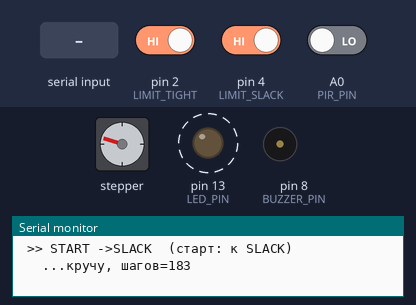
Bench run of a program on a simulated Arduino Uno, built with avr-gcc and run on an emulated ATmega328P. Parts: stepper motor, output pins drawn as LEDs (lit = HIGH), buzzer (waves = sounding, pin HIGH), the last lines printed to the serial monitor. Wiring (inferred from the names in the program): stepper motor driver (200 steps per turn assumed): step A1; direction A2; enable A3. Dashed ring = blinking. The inputs (shaded band) are chosen by the test bench; at power-on: pin 4 (LIMIT_SLACK) HIGH, pin 2 (LIMIT_TIGHT) HIGH, A0 (PIR_PIN) LOW. Pins used as bus, display or sensor lines are not drawn.

Above: at 1.7 s.
1.8 s: byte 102 ('f') received over Serial
At 2.15 s:
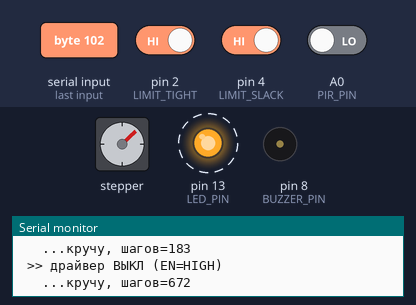
4.8 s: pin 4 (LIMIT_SLACK) driven LOW
At 5.27 s:
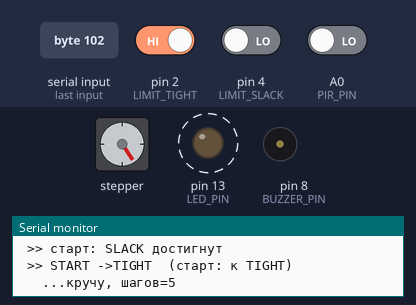
7.8 s: "k\n" received over Serial
10.8 s: pin 2 (LIMIT_TIGHT) driven LOW
At 13.0 s:
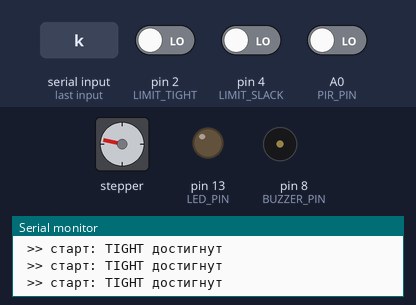
13.8 s: pin 2 (LIMIT_TIGHT) driven HIGH
At 14.35 s:
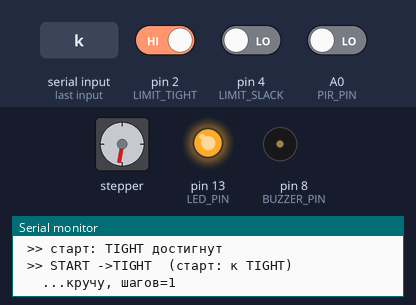
16.8 s: byte 101 ('e') received over Serial
Timing chart, 0 to 26.8 s (numbered marks = the images above; inputs shaded):
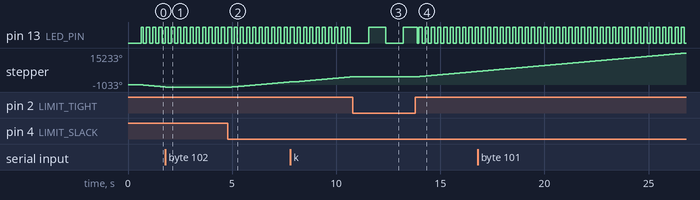

Measured:
- after the input at 1.8 s, stepper: stops changing and stays -1033°
- after the input at 4.8 s, stepper: keeps turning clockwise at about 873°/s, starting after 0.19 s
- after the input at 10.8 s, stepper: stops changing and stays 3882°
- after the input at 13.8 s, stepper: keeps turning clockwise at about 871°/s, starting after 0.07 s
- by itself, pin 13 (LED_PIN): alternates HIGH for 0.15 s and LOW for 0.15 s
- by itself, stepper: keeps turning counter-clockwise at about 882°/s

The program:

main.cpp
```cpp
/*
 * AutoRack — v2: автомат по PIR (Arduino Uno + NEMA 17 / DRV8825)
 * ==================================================================
 * Поведение простое, без таймеров ожидания:
 *
 *   PIR чувствует движение  -> крутим к TIGHT, пока не нажмётся D2 -> стоп
 *   PIR = тишина            -> крутим к SLACK, пока не нажмётся D4 -> стоп
 *
 * То есть: человек подошёл — пружина натянулась (крючки разъехались),
 * человек ушёл — пружина ослабла (крючки съехались).
 *
 * Отличие от mvp_rack: там был HOLD (30 с тишины) и HOME при старте.
 * Здесь этого нет — реагируем на PIR напрямую.
 *
 * Остановка — ТОЛЬКО по концевику. Дошли до нужного микрика: драйвер
 * обесточивается (мотор не греется, ничего не жжёт).
 *
 * Плюс ручные команды, чтобы вмешаться при отладке:
 *   t = крутить к TIGHT    k = крутить к SLACK
 *   s = СТОП               p = состояние микриков/PIR
 *   e = драйвер ВКЛ        f = драйвер ВЫКЛ
 *   a = авто-режим ВКЛ     m = авто-режим ВЫКЛ (только ручные команды)
 *
 * ------------------------------------------------------------------
 * РАСПИНОВКА (как в v1, не меняем):
 *   STEP        -> A1
 *   DIR         -> A2
 *   EN          -> A3      LOW = драйвер включён
 *   LIMIT_TIGHT -> D2      INPUT_PULLUP, микрик на GND, LOW = нажат
 *   LIMIT_SLACK -> D4      INPUT_PULLUP, микрик на GND, LOW = нажат
 *   BUZZER      -> D8
 *   LED         -> D13
 *   PIR OUT     -> A0
 *
 * Прошивка (из папки v2):
 *   pio run -t upload
 *   pio device monitor
 *
 * Серийный монитор: 9600, шли буквы + Enter.
 */

#include <Arduino.h>

// ================== КОНСТАНТЫ ==================
static const unsigned int  STEP_DELAY_US    = 2000;     // мкс/шаг
static const unsigned long PIR_WINDOW_MS    = 1000UL;  // окно голосования за движение
static const unsigned long PIR_HOLDOFF_MS   = 800UL;    // антидребезг одного импульса
static const unsigned long LIMIT_TIMEOUT_MS = 30000UL;  // авто-стоп, если микрик не нажался
static const unsigned long STATUS_PERIOD_MS = 1000UL;   // "живой" лог во время движения

// ================== ПИНЫ ==================
#define stepPin       A1
#define dirPin        A2
#define ena           A3
#define LIMIT_TIGHT   2
#define LIMIT_SLACK   4
#define BUZZER_PIN    8
#define LED_PIN       13
#define PIR_PIN       A0

// ================== СОСТОЯНИЕ ==================
enum Dir { DIR_IDLE, DIR_TO_TIGHT, DIR_TO_SLACK };

Dir            mode         = DIR_IDLE;   // что мотор делает сейчас
unsigned long  modeStartedMs= 0;
unsigned long  lastStepUs   = 0;
unsigned long  stepCount    = 0;
unsigned long  lastStatusMs = 0;
bool           modeDone     = false;      // true = последнее движение завершилось (стоп)

bool           autoMode     = true;       // PIR управляет мотором?
bool           motionNow    = false;      // итоговое решение: есть движение?

// --- Стартовый прогон: сначала к SLACK, потом к TIGHT, только затем авто ---
bool           startRun      = true;      // true = идёт стартовый прогон
int            startPhase    = 0;         // 0 = едем к SLACK, 1 = едем к TIGHT, 2 = готово

// PIR: голосование за окно PIR_WINDOW_MS.
// Интегратор: HIGH добавляет dt, LOW вычитает dt.
// motionNow = (integrator > 0) => за последние ~10 с движения БОЛЬШЕ, чем тишины.
int            pirRaw       = LOW;        // сырое состояние пина
unsigned long  pirRawSince  = 0;          // когда сырое состояние изменилось
long           pirIntegrator= 0;          // в мс, ограничен [-WINDOW ; +WINDOW]
unsigned long  pirLastSampleMs = 0;       // для расчёта dt

// ================== ХЕЛПЕРЫ ==================
void motorEnable(bool on) {
  digitalWrite(ena, on ? LOW : HIGH);
}

void stepOnce() {
  digitalWrite(stepPin, HIGH);
  delayMicroseconds(3);
  digitalWrite(stepPin, LOW);
  stepCount++;
}

void printState() {
  Serial.print(F("   TIGHT(D2)="));
  Serial.print(digitalRead(LIMIT_TIGHT) == LOW ? F("НАЖАТ") : F("отпущен"));
  Serial.print(F("   SLACK(D4)="));
  Serial.print(digitalRead(LIMIT_SLACK) == LOW ? F("НАЖАТ") : F("отпущен"));
  Serial.print(F("   PIR="));
  Serial.print(motionNow ? F("ДВИЖЕНИЕ") : F("тишина"));
  Serial.print(F("  (баланс "));
  Serial.print(pirIntegrator / 1000);
  Serial.print(F("/"));
  Serial.print((long)PIR_WINDOW_MS / 1000);
  Serial.print(F("с)"));
  Serial.print(F("   auto="));
  Serial.println(autoMode ? F("ВКЛ") : F("ВЫКЛ"));
}

// Запуск движения в заданную сторону (с обесточиванием при достижении лимита)
void startMove(Dir d, const __FlashStringHelper* reason) {
  if (mode == d) return;                  // уже едем туда — ничего не меняем
  mode = d;
  modeDone = false;
  modeStartedMs = millis();
  lastStepUs = micros();
  stepCount = 0;
  digitalWrite(dirPin, (d == DIR_TO_TIGHT) ? HIGH : LOW);
  motorEnable(true);
  Serial.print(F(" >> START "));
  Serial.print(d == DIR_TO_TIGHT ? F("->TIGHT") : F("->SLACK"));
  Serial.print(F("  ("));
  Serial.print(reason);
  Serial.println(F(")"));
}

void stopMotor(const __FlashStringHelper* why) {
  if (mode == DIR_IDLE) return;
  modeDone = true;
  mode = DIR_IDLE;
  motorEnable(false);
  Serial.print(F(" >> STOP ("));
  Serial.print(why);
  Serial.print(F("), шагов="));
  Serial.println(stepCount);
  printState();
}

// true = последнее движение завершилось остановкой (по концевику/таймауту)
bool modeFinished() {
  return modeDone;
}

// ================== PIR ==================
void pollPir(unsigned long now) {
  // dt с прошлого опроса (мс). Первый вызов — 0.
  unsigned long dt = now - pirLastSampleMs;
  pirLastSampleMs = now;

  // Антидребезг: меняем pirRaw, только если пин держится в новом состоянии > PIR_HOLDOFF_MS.
  int p = digitalRead(PIR_PIN);
  if (p != pirRaw && (now - pirRawSince) > PIR_HOLDOFF_MS) {
    pirRaw = p;
    pirRawSince = now;
  }

  // Интегратор: движение прибавляет, тишина вычитает.
  if (pirRaw == HIGH) pirIntegrator += (long)dt;
  else                pirIntegrator -= (long)dt;

  // Ограничитель окна: не выходим за [-PIR_WINDOW_MS ; +PIR_WINDOW_MS]
  if (pirIntegrator >  (long)PIR_WINDOW_MS) pirIntegrator =  (long)PIR_WINDOW_MS;
  if (pirIntegrator < -(long)PIR_WINDOW_MS) pirIntegrator = -(long)PIR_WINDOW_MS;

  // Решение: движение, если баланс за движение.
  motionNow = (pirIntegrator > 0);
}

// ================== КОМАНДЫ ==================
void handleSerial() {
  while (Serial.available()) {
    char c = (char)Serial.read();
    if (c == '\r' || c == '\n' || c == ' ' || c == '\t') continue;

    switch (c) {
      case 't': case 'T':
        motorEnable(true);
        startMove(DIR_TO_TIGHT, F("вручную"));
        break;
      case 'k': case 'K':
        motorEnable(true);
        startMove(DIR_TO_SLACK, F("вручную"));
        break;
      case 's': case 'S':
        stopMotor(F("вручную"));
        break;
      case 'p': case 'P':
        printState();
        break;
      case 'e': case 'E':
        motorEnable(true);
        Serial.println(F(" >> драйвер ВКЛ (EN=LOW)"));
        break;
      case 'f': case 'F':
        motorEnable(false);
        Serial.println(F(" >> драйвер ВЫКЛ (EN=HIGH)"));
        break;
      case 'a': case 'A':
        autoMode = true;
        Serial.println(F(" >> авто-режим ВКЛ (реагирую на PIR)"));
        break;
      case 'm': case 'M':
        autoMode = false;
        Serial.println(F(" >> авто-режим ВЫКЛ (только ручные команды)"));
        break;
      default:
        Serial.print(F(" ?? неизвестная команда '"));
        Serial.print(c);
        Serial.println(F("'"));
        break;
    }
  }
}

// ================== ДВИЖЕНИЕ ==================
void updateMotion() {
  if (mode == DIR_IDLE) return;

  unsigned long now = millis();
  unsigned long nowUs = micros();

  // 1) Проверка нужного концевика
  int limitPin = (mode == DIR_TO_TIGHT) ? LIMIT_TIGHT : LIMIT_SLACK;
  if (digitalRead(limitPin) == LOW) {
    stopMotor(F("концевик нажат"));
    return;
  }

  // 2) Защита по таймауту
  if (now - modeStartedMs >= LIMIT_TIMEOUT_MS) {
    stopMotor(F("таймаут"));
    return;
  }

  // 3) Шаг
  if (nowUs - lastStepUs >= (unsigned long)STEP_DELAY_US) {
    lastStepUs = nowUs;
    stepOnce();
  }

  // 4) Лог
  if (now - lastStatusMs >= STATUS_PERIOD_MS) {
    lastStatusMs = now;
    Serial.print(F("   ...кручу, шагов="));
    Serial.println(stepCount);
  }
}

// ================== СТАРТОВЫЙ ПРОГОН ==================
// При включении: сначала крутим к SLACK, затем к TIGHT, затем передаём
// управление автомату (PIR). Остановка — по соответствующему концевику.
void updateStartRun() {
  if (!startRun) return;

  // Нужное направление текущей фазы и его концевик
  Dir want      = (startPhase == 0) ? DIR_TO_SLACK : DIR_TO_TIGHT;
  int wantLimit = (startPhase == 0) ? LIMIT_SLACK   : LIMIT_TIGHT;

  // Дошли до нужного концевика (нажат) — фаза завершена
  if (digitalRead(wantLimit) == LOW) {
    if (mode != DIR_IDLE) stopMotor(F("selftest: концевик"));  // на всякий случай
    if (startPhase == 0) {
      Serial.println(F(" >> старт: SLACK достигнут"));
      startPhase = 1;
      modeDone = false;               // начинаем новую фазу «чисто»
    } else {
      Serial.println(F(" >> старт: TIGHT достигнут"));
      startPhase = 2;
    }
    return;
  }

  // Концевик не нажат: если никуда не едем — начинаем двигаться к цели фазы
  if (mode == DIR_IDLE) {
    startMove(want, (startPhase == 0) ? F("старт: к SLACK") : F("старт: к TIGHT"));
  }
  // Если уже едем — updateMotion() доведёт; таймаут/ошибку он же обработает.
}

// ================== АВТО по PIR ==================
void updateAuto() {
  if (!autoMode) return;
  if (startRun) return;             // пока идёт стартовый прогон — авто молчит
  if (motionNow) {
    startMove(DIR_TO_TIGHT, F("PIR: движение"));
  } else {
    startMove(DIR_TO_SLACK, F("PIR: тишина"));
  }
}

// ================== LED ==================
void updateLed(unsigned long now) {
  static unsigned long lastToggle = 0;
  static bool state = false;
  unsigned long period = (mode == DIR_IDLE) ? 800 : 150;
  if (now - lastToggle >= period) {
    lastToggle = now;
    state = !state;
    digitalWrite(LED_PIN, state ? HIGH : LOW);
  }
}

// ================== SETUP ==================
void setup() {
  Serial.begin(9600);

  pinMode(stepPin, OUTPUT);
  pinMode(dirPin,  OUTPUT);
  pinMode(ena,     OUTPUT);
  pinMode(LED_PIN, OUTPUT);
  pinMode(LIMIT_TIGHT, INPUT_PULLUP);
  pinMode(LIMIT_SLACK, INPUT_PULLUP);
  pinMode(BUZZER_PIN, OUTPUT);
  pinMode(PIR_PIN, INPUT);

  digitalWrite(stepPin, LOW);
  digitalWrite(dirPin,  HIGH);
  motorEnable(false);

  delay(200);

  Serial.println();
  Serial.println(F("========================================="));
  Serial.println(F(" AutoRack — v2: автомат по PIR"));
  Serial.println(F(" движение->TIGHT, тишина->SLACK"));
  Serial.println(F("-----------------------------------------"));
  Serial.println(F(" STEP=A1 DIR=A2 EN=A3 TIGHT=D2 SLACK=D4 PIR=A0"));
  Serial.println(F(" t/k/s/p/e/f  a=авто ВКЛ  m=авто ВЫКЛ"));
  Serial.println(F("========================================="));
  printState();
}

// ================== LOOP ==================
void loop() {
  unsigned long now = millis();
  handleSerial();
  pollPir(now);
  updateStartRun(); // стартовый прогон SLACK->TIGHT (пока не завершён)
  updateAuto();     // авто-режим выбирает направление (молчит во время прогона)
  updateMotion();   // физическое движение и остановка по лимиту
  updateLed(now);
}
```
